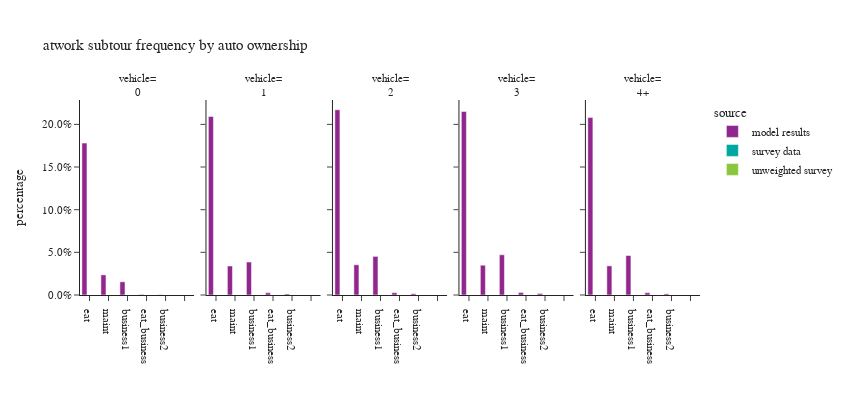

The code cell stored with this chart in its notebook:
### Code cell
plot_atwork_subtour(work_tour,'auto_ownership_simple',"auto ownership","vehicle")

### Figure 1 — Plotly figure (JSON) as saved in the notebook; plotly's stock layout.template omitted (floating-point values rounded to 4 significant figures)
{"data": [{"alignmentgroup": "True", "hovertemplate": "source=model results<br>auto_ownership_simple=0<br>atwork_subtour_frequency=%{x}<br>percentage=%{y}<extra></extra>", "legendgroup": "model results", "marker": {"color": "#91268F", "pattern": {"shape": ""}}, "name": "model results", "offsetgroup": "model results", "orientation": "v", "showlegend": true, "textposition": "auto", "type": "bar", "x": ["eat", "business1", "maint", "business2", "eat_business", ""], "xaxis": "x", "y": [0.178, 0.0155, 0.02361, 0.0003073, 0.0006854, 0.0], "yaxis": "y"}, {"alignmentgroup": "True", "hovertemplate": "source=model results<br>auto_ownership_simple=1<br>atwork_subtour_frequency=%{x}<br>percentage=%{y}<extra></extra>", "legendgroup": "model results", "marker": {"color": "#91268F", "pattern": {"shape": ""}}, "name": "model results", "offsetgroup": "model results", "orientation": "v", "showlegend": false, "textposition": "auto", "type": "bar", "x": ["eat", "business1", "maint", "business2", "eat_business", ""], "xaxis": "x2", "y": [0.2092, 0.03863, 0.03404, 0.001197, 0.002556, 0.0], "yaxis": "y2"}, {"alignmentgroup": "True", "hovertemplate": "source=model results<br>auto_ownership_simple=2<br>atwork_subtour_frequency=%{x}<br>percentage=%{y}<extra></extra>", "legendgroup": "model results", "marker": {"color": "#91268F", "pattern": {"shape": ""}}, "name": "model results", "offsetgroup": "model results", "orientation": "v", "showlegend": false, "textposition": "auto", "type": "bar", "x": ["eat", "business1", "maint", "business2", "eat_business", ""], "xaxis": "x3", "y": [0.2171, 0.04527, 0.03544, 0.001459, 0.002734, 0.0], "yaxis": "y3"}, {"alignmentgroup": "True", "hovertemplate": "source=model results<br>auto_ownership_simple=3<br>atwork_subtour_frequency=%{x}<br>percentage=%{y}<extra></extra>", "legendgroup": "model results", "marker": {"color": "#91268F", "pattern": {"shape": ""}}, "name": "model results", "offsetgroup": "model results", "orientation": "v", "showlegend": false, "textposition": "auto", "type": "bar", "x": ["eat", "business1", "maint", "business2", "eat_business", ""], "xaxis": "x4", "y": [0.2151, 0.04711, 0.035, 0.001648, 0.00285, 0.0], "yaxis": "y4"}, {"alignmentgroup": "True", "hovertemplate": "source=model results<br>auto_ownership_simple=4+<br>atwork_subtour_frequency=%{x}<br>percentage=%{y}<extra></extra>", "legendgroup": "model results", "marker": {"color": "#91268F", "pattern": {"shape": ""}}, "name": "model results", "offsetgroup": "model results", "orientation": "v", "showlegend": false, "textposition": "auto", "type": "bar", "x": ["eat", "business1", "maint", "business2", "eat_business", ""], "xaxis": "x5", "y": [0.2082, 0.04623, 0.03416, 0.00136, 0.002684, 0.0], "yaxis": "y5"}, {"alignmentgroup": "True", "hovertemplate": "source=survey data<br>auto_ownership_simple=0<br>atwork_subtour_frequency=%{x}<br>percentage=%{y}<extra></extra>", "legendgroup": "survey data", "marker": {"color": "#00A7A0", "pattern": {"shape": ""}}, "name": "survey data", "offsetgroup": "survey data", "orientation": "v", "showlegend": true, "textposition": "auto", "type": "bar", "x": ["eat", "business1", "maint", "business2", "eat_business", ""], "xaxis": "x", "y": [null, null, null, null, null, null], "yaxis": "y"}, {"alignmentgroup": "True", "hovertemplate": "source=survey data<br>auto_ownership_simple=1<br>atwork_subtour_frequency=%{x}<br>percentage=%{y}<extra></extra>", "legendgroup": "survey data", "marker": {"color": "#00A7A0", "pattern": {"shape": ""}}, "name": "survey data", "offsetgroup": "survey data", "orientation": "v", "showlegend": false, "textposition": "auto", "type": "bar", "x": ["eat", "business1", "maint", "business2", "eat_business", ""], "xaxis": "x2", "y": [null, null, null, null, null, null], "yaxis": "y2"}, {"alignmentgroup": "True", "hovertemplate": "source=survey data<br>auto_ownership_simple=2<br>atwork_subtour_frequency=%{x}<br>percentage=%{y}<extra></extra>", "legendgroup": "survey data", "marker": {"color": "#00A7A0", "pattern": {"shape": ""}}, "name": "survey data", "offsetgroup": "survey data", "orientation": "v", "showlegend": false, "textposition": "auto", "type": "bar", "x": ["eat", "business1", "maint", "business2", "eat_business", ""], "xaxis": "x3", "y": [null, null, null, null, null, null], "yaxis": "y3"}, {"alignmentgroup": "True", "hovertemplate": "source=survey data<br>auto_ownership_simple=3<br>atwork_subtour_frequency=%{x}<br>percentage=%{y}<extra></extra>", "legendgroup": "survey data", "marker": {"color": "#00A7A0", "pattern": {"shape": ""}}, "name": "survey data", "offsetgroup": "survey data", "orientation": "v", "showlegend": false, "textposition": "auto", "type": "bar", "x": ["eat", "business1", "maint", "business2", "eat_business", ""], "xaxis": "x4", "y": [null, null, null, null, null, null], "yaxis": "y4"}, {"alignmentgroup": "True", "hovertemplate": "source=survey data<br>auto_ownership_simple=4+<br>atwork_subtour_frequency=%{x}<br>percentage=%{y}<extra></extra>", "legendgroup": "survey data", "marker": {"color": "#00A7A0", "pattern": {"shape": ""}}, "name": "survey data", "offsetgroup": "survey data", "orientation": "v", "showlegend": false, "textposition": "auto", "type": "bar", "x": ["eat", "business1", "maint", "business2", "eat_business", ""], "xaxis": "x5", "y": [null, null, null, null, null, null], "yaxis": "y5"}, {"alignmentgroup": "True", "hovertemplate": "source=unweighted survey<br>auto_ownership_simple=0<br>atwork_subtour_frequency=%{x}<br>percentage=%{y}<extra></extra>", "legendgroup": "unweighted survey", "marker": {"color": "#8CC63E", "pattern": {"shape": ""}}, "name": "unweighted survey", "offsetgroup": "unweighted survey", "orientation": "v", "showlegend": true, "textposition": "auto", "type": "bar", "x": ["eat", "business1", "maint", "business2", "eat_business", ""], "xaxis": "x", "y": [null, null, null, null, null, null], "yaxis": "y"}, {"alignmentgroup": "True", "hovertemplate": "source=unweighted survey<br>auto_ownership_simple=1<br>atwork_subtour_frequency=%{x}<br>percentage=%{y}<extra></extra>", "legendgroup": "unweighted survey", "marker": {"color": "#8CC63E", "pattern": {"shape": ""}}, "name": "unweighted survey", "offsetgroup": "unweighted survey", "orientation": "v", "showlegend": false, "textposition": "auto", "type": "bar", "x": ["eat", "business1", "maint", "business2", "eat_business", ""], "xaxis": "x2", "y": [null, null, null, null, null, null], "yaxis": "y2"}, {"alignmentgroup": "True", "hovertemplate": "source=unweighted survey<br>auto_ownership_simple=2<br>atwork_subtour_frequency=%{x}<br>percentage=%{y}<extra></extra>", "legendgroup": "unweighted survey", "marker": {"color": "#8CC63E", "pattern": {"shape": ""}}, "name": "unweighted survey", "offsetgroup": "unweighted survey", "orientation": "v", "showlegend": false, "textposition": "auto", "type": "bar", "x": ["eat", "business1", "maint", "business2", "eat_business", ""], "xaxis": "x3", "y": [null, null, null, null, null, null], "yaxis": "y3"}, {"alignmentgroup": "True", "hovertemplate": "source=unweighted survey<br>auto_ownership_simple=3<br>atwork_subtour_frequency=%{x}<br>percentage=%{y}<extra></extra>", "legendgroup": "unweighted survey", "marker": {"color": "#8CC63E", "pattern": {"shape": ""}}, "name": "unweighted survey", "offsetgroup": "unweighted survey", "orientation": "v", "showlegend": false, "textposition": "auto", "type": "bar", "x": ["eat", "business1", "maint", "business2", "eat_business", ""], "xaxis": "x4", "y": [null, null, null, null, null, null], "yaxis": "y4"}, {"alignmentgroup": "True", "hovertemplate": "source=unweighted survey<br>auto_ownership_simple=4+<br>atwork_subtour_frequency=%{x}<br>percentage=%{y}<extra></extra>", "legendgroup": "unweighted survey", "marker": {"color": "#8CC63E", "pattern": {"shape": ""}}, "name": "unweighted survey", "offsetgroup": "unweighted survey", "orientation": "v", "showlegend": false, "textposition": "auto", "type": "bar", "x": ["eat", "business1", "maint", "business2", "eat_business", ""], "xaxis": "x5", "y": [null, null, null, null, null, null], "yaxis": "y5"}], "layout": {"annotations": [{"font": {}, "showarrow": false, "text": "vehicle=<br>0", "x": 0.092, "xanchor": "center", "xref": "paper", "y": 1.0, "yanchor": "bottom", "yref": "paper"}, {"font": {}, "showarrow": false, "text": "vehicle=<br>1", "x": 0.296, "xanchor": "center", "xref": "paper", "y": 1.0, "yanchor": "bottom", "yref": "paper"}, {"font": {}, "showarrow": false, "text": "vehicle=<br>2", "x": 0.5, "xanchor": "center", "xref": "paper", "y": 1.0, "yanchor": "bottom", "yref": "paper"}, {"font": {}, "showarrow": false, "text": "vehicle=<br>3", "x": 0.704, "xanchor": "center", "xref": "paper", "y": 1.0, "yanchor": "bottom", "yref": "paper"}, {"font": {}, "showarrow": false, "text": "vehicle=<br>4+", "x": 0.908, "xanchor": "center", "xref": "paper", "y": 1.0, "yanchor": "bottom", "yref": "paper"}], "barmode": "group", "height": 400, "legend": {"title": {"text": "source"}, "tracegroupgap": 0}, "title": {"text": "atwork subtour frequency by auto ownership"}, "width": 850, "xaxis": {"anchor": "y", "categoryarray": ["eat", "maint", "business1", "eat_business", "business2"], "categoryorder": "array", "domain": [0.0, 0.184], "title": {"text": ""}}, "xaxis2": {"anchor": "y2", "categoryarray": ["eat", "maint", "business1", "eat_business", "business2"], "categoryorder": "array", "domain": [0.204, 0.388], "matches": "x", "title": {"text": ""}}, "xaxis3": {"anchor": "y3", "categoryarray": ["eat", "maint", "business1", "eat_business", "business2"], "categoryorder": "array", "domain": [0.408, 0.592], "matches": "x", "title": {"text": ""}}, "xaxis4": {"anchor": "y4", "categoryarray": ["eat", "maint", "business1", "eat_business", "business2"], "categoryorder": "array", "domain": [0.612, 0.796], "matches": "x", "title": {"text": ""}}, "xaxis5": {"anchor": "y5", "categoryarray": ["eat", "maint", "business1", "eat_business", "business2"], "categoryorder": "array", "domain": [0.816, 1.0], "matches": "x", "title": {"text": ""}}, "yaxis": {"anchor": "x", "domain": [0.0, 1.0], "tickformat": ".1%", "title": {"text": "percentage"}}, "yaxis2": {"anchor": "x2", "domain": [0.0, 1.0], "matches": "y", "showticklabels": false}, "yaxis3": {"anchor": "x3", "domain": [0.0, 1.0], "matches": "y", "showticklabels": false}, "yaxis4": {"anchor": "x4", "domain": [0.0, 1.0], "matches": "y", "showticklabels": false}, "yaxis5": {"anchor": "x5", "domain": [0.0, 1.0], "matches": "y", "showticklabels": false}}}
